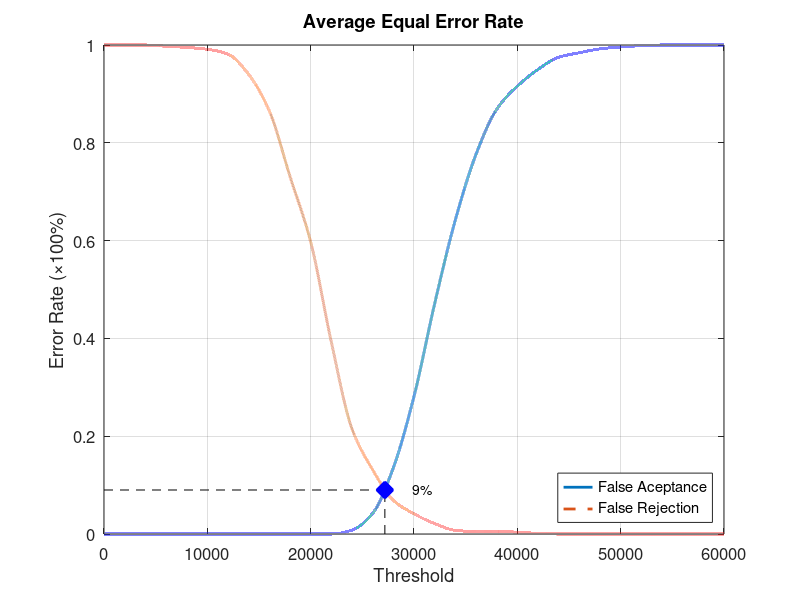
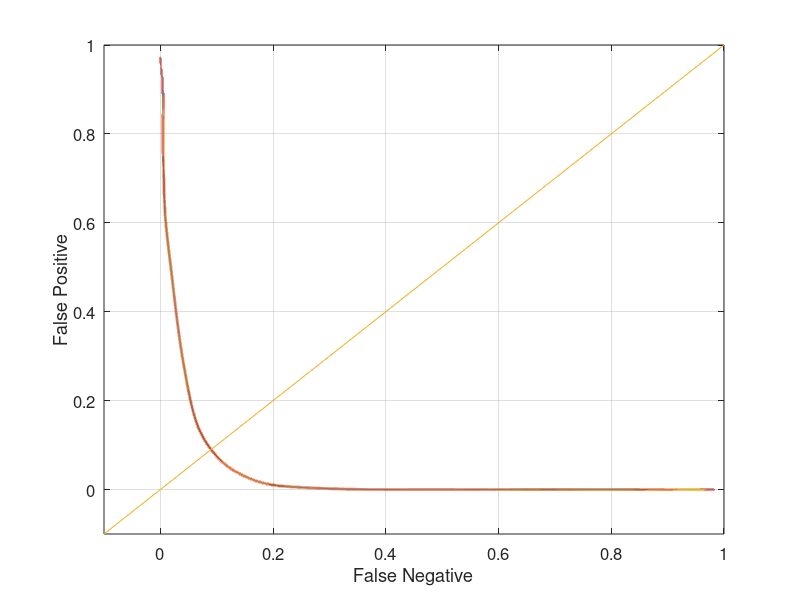

The MATLAB source for these figures, in order:
function yEER = Experiment5Average
close all;
clear;
clc;
x = 0:2000:60000;
xq = 0:0.5:60000;

y0 = [0 0 0 0 0 0 0 0 0 0 0 0 0.00789474 0.0421053 0.135526 0.281579 0.471053 0.642105 0.776316 0.868421 0.915789 0.95 0.975 0.98421 0.992105 0.996053 0.998684 1 1 1 1];
yy0 = interp1(x, y0, xq, 'pchip');
y1 = [1 1 1 0.9975 0.995 0.99125 0.98125 0.94 0.865 0.73125 0.5975 0.3925 0.215 0.13125 0.06875 0.04125 0.02125 0.0075 0.005 0.005 0.00375 0.00125 0 0 0 0 0 0 0 0 0];
yy1 = interp1(x, y1, xq, 'pchip');

% Calculating EER: 
y2 = abs(y0 - y1);
find(y2 == min(y2))
yy2 = abs(yy0 - yy1);
xEER = find(yy2 == min(yy2));
xEERIndex = xq(xEER) % X-axis EER
yEER = yy0(xEER) % Y-axis EER

main = figure
plot(xq, yy0,'-','LineWidth', 2);	hold on
plot(xq, yy1,'--','LineWidth', 2);	hold on
plot([xEERIndex xEERIndex], [0 yEER], 'k--');	hold on
plot([0 xEERIndex], [yEER yEER], 'k--');	hold on
plot(xEERIndex, yEER, 'bx', 'LineWidth', 10);	hold on
text(xEERIndex + 10 * xEERIndex / 100, yEER, [num2str(round((10000 * yEER)) / 100) '%'])
legend('False Aceptance', 'False Rejection', 'Location', 'SouthEast')
xlabel('Threshold')
ylabel('Error Rate (\times100%)')
title('Average Equal Error Rate')
set(gca, 'FontSize', 12)
axis([0 60000 0 1])
grid on

print(main, 'Experiment5AverageMain', '-dpng');
FNRxFPR = figure('Color', [1 1 1]);
plot(yy1, yy0, '-', yy1, yy0, 'LineWidth', 2);
hold on
y = -0.1:0.1:1
plot(y, y); 
set(gca, 'FontSize', 12)
xlabel('False Negative')
ylabel('False Positive')
axis([-0.1 1 -0.1 1])
set(gca, 'FontSize', 12)
grid on

print(FNRxFPR, 'Experiment5AverageFNRxFPR','-dpng');
end
